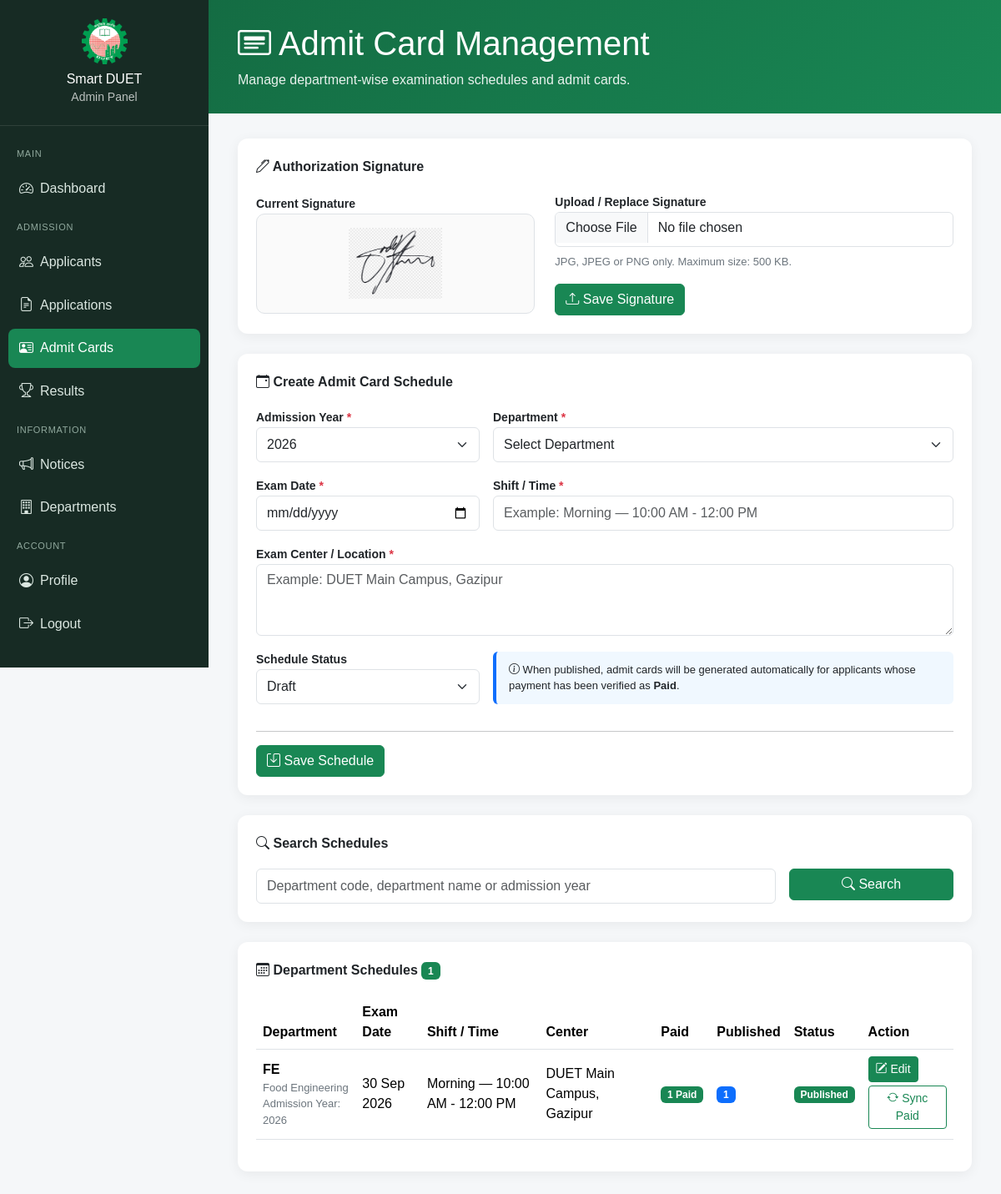
The app's page /admin/admit-cards.php (signed in) with its own data.
### tables this page shows
CREATE TABLE `admit_card_settings` (
  `id` int(10) UNSIGNED NOT NULL,
  `authorization_signature` varchar(255) DEFAULT NULL,
  `updated_at` timestamp NOT NULL DEFAULT current_timestamp() ON UPDATE current_timestamp()
);

CREATE TABLE `admit_card_schedules` (
  `id` int(10) UNSIGNED NOT NULL,
  `admission_year` year(4) NOT NULL,
  `department_id` int(10) UNSIGNED NOT NULL,
  `exam_date` date NOT NULL,
  `exam_shift` varchar(100) NOT NULL,
  `exam_center` varchar(255) NOT NULL,
  `status` enum('draft','published') NOT NULL DEFAULT 'draft',
  `created_at` timestamp NOT NULL DEFAULT current_timestamp(),
  `updated_at` timestamp NOT NULL DEFAULT current_timestamp() ON UPDATE current_timestamp()
);

CREATE TABLE `departments` (
  `id` int(10) UNSIGNED NOT NULL,
  `code` varchar(10) NOT NULL,
  `name` varchar(150) NOT NULL,
  `faculty` varchar(150) NOT NULL,
  `degree` varchar(100) NOT NULL DEFAULT 'B.Sc. Engineering',
  `duration` varchar(50) NOT NULL DEFAULT '4 Years',
  `seats` int(10) UNSIGNED NOT NULL DEFAULT 0,
  `is_active` tinyint(1) NOT NULL DEFAULT 1,
  `created_at` timestamp NOT NULL DEFAULT current_timestamp()
);

### admin/admit-cards.php (the view, shortened to what the rows shown need)
<?php
require_once __DIR__ . '/../includes/functions.php';
global $conn;
$authorizationSignature = null;
$stmt = $conn->prepare("
    SELECT
        authorization_signature
    FROM admit_card_settings
    WHERE id = 1
    LIMIT 1
");
$stmt->execute();
$signatureSetting =
    $stmt->get_result()->fetch_assoc();
if ($signatureSetting) {
    $authorizationSignature =
        $signatureSetting[
            'authorization_signature'
        ];
}
$schedules = [];
$sql = "
    SELECT
        s.id,
        s.admission_year,
        s.department_id,
        s.exam_date,
        s.exam_shift,
        s.exam_center,
        s.status,
        d.code AS department_code,
        d.name AS department_name,
        (
            SELECT COUNT(*)
            FROM applications a
            INNER JOIN payments p
                ON p.application_id = a.id
            WHERE a.department_id = s.department_id
              AND a.admission_year =
                  s.admission_year
              AND p.payment_status = 'paid'
              AND a.status IN (
                  'submitted',
                  'under_review',
                  'accepted'
              )
        ) AS paid_applicants,
        (
            SELECT COUNT(*)
            FROM admit_cards ac
            INNER JOIN applications a2
                ON a2.id = ac.application_id
            WHERE a2.department_id =
                  s.department_id
              AND a2.admission_year =
                  s.admission_year
              AND ac.status = 'published'
        ) AS published_cards
    FROM admit_card_schedules s
    INNER JOIN departments d
        ON d.id = s.department_id
";
$sql .= "
    ORDER BY
        s.admission_year DESC,
        d.id ASC
";
$stmt =
    $conn->prepare($sql);
$stmt->execute();
$result =
    $stmt->get_result();
while ($row = $result->fetch_assoc()) {
    $schedules[] = $row;
}
?>
<!DOCTYPE html>
<html lang="en">
<head>
    <link
        href="https://cdn.jsdelivr.net/npm/bootstrap@5.3.3/dist/css/bootstrap.min.css"
        rel="stylesheet"
    >
    <link
        href="https://cdn.jsdelivr.net/npm/bootstrap-icons@1.11.3/font/bootstrap-icons.css"
        rel="stylesheet"
    >
    <link
        rel="stylesheet"
        href="<?= APP_URL ?>/css/admin.css"
    >
</head>
<body class="admin-body">
<div class="admin-wrapper">
    <main class="admin-main">
        <section class="admin-hero">
            <div>
                <h1>
                    <i class="bi bi-card-heading"></i>
                    Admit Card Management
                </h1>
            </div>
        </section>
        <div class="admin-content">
            <div class="admin-card mb-4">
                <div class="row g-4 align-items-center">
                    <div class="col-md-5">
                        <div
                            class="signature-preview-box"
                        >
                            <?php if (
                                !empty(
                                    $authorizationSignature
                                )
                            ): ?>
                                <img
                                    src="<?= APP_URL ?>/assets/uploads/signatures/<?= e(
                                        basename(
                                            $authorizationSignature
                                        )
                                    ) ?>"
                                    alt="Authorization Signature"
                                >
                            <?php endif; ?>
                        </div>
                    </div>
                </div>
            </div>
            <div class="admin-card">
                <?php if (
                    empty($schedules)
                ): ?>
                    <div class="admin-empty">
                        <i class="bi bi-calendar-x fs-1"></i>
                        <p class="mt-2 mb-0">
                            No admit card schedule found.
                        </p>
                    </div>
                <?php else: ?>
                    <div class="table-responsive">
                        <table class="table align-middle">
                            <thead>
                            <tr>
                                <th>
                                    Department
                                </th>
                                <th>
                                    Exam Date
                                </th>
                                <th>
                                    Shift / Time
                                </th>
                                <th>
                                    Center
                                </th>
                                <th>
                                    Paid
                                </th>
                                <th>
                                    Published
                                </th>
                                <th>
                                    Status
                                </th>
                                <th>
                                    Action
                                </th>
                            </tr>
                            </thead>
                            <tbody>
                            <?php foreach (
                                $schedules
                                as $schedule
                            ): ?>
                                <tr>
                                    <td>
                                        <strong>
                                            <?= e(
                                                $schedule[
                                                    'department_code'
                                                ]
                                            ) ?>
                                        </strong>
                                        <div class="admin-small-text">
                                            <?= e(
                                                $schedule[
                                                    'department_name'
                                                ]
                                            ) ?>
                                        </div>
                                        <div class="admin-small-text">
                                            Admission Year:
                                            <?= e(
                                                $schedule[
                                                    'admission_year'
                                                ]
                                            ) ?>
                                        </div>
                                    </td>
                                    <td>
                                        <?php
                                        $timestamp =
                                            strtotime(
                                                $schedule[
                                                    'exam_date'
                                                ]
                                            );
                                        echo $timestamp
                                            ? e(
                                                date(
                                                    'd M Y',
                                                    $timestamp
                                                )
                                            )
                                            : '-';
                                        ?>
                                    </td>
                                    <td>
                                        <?= e(
                                            $schedule[
                                                'exam_shift'
                                            ]
                                        ) ?>
                                    </td>
                                    <td>
                                        <?= e(
                                            $schedule[
                                                'exam_center'
                                            ]
                                        ) ?>
                                    </td>
                                    <td>
                                        <span
                                            class="badge bg-success"
                                        >
                                            <?= (int)
                                                $schedule[
                                                    'paid_applicants'
                                                ] ?>
                                            Paid
                                        </span>
                                    </td>
                                    <td>
                                        <span
                                            class="badge bg-primary"
                                        >
                                            <?= (int)
                                                $schedule[
                                                    'published_cards'
                                                ] ?>
                                        </span>
                                    </td>
                                    <td>
                                        <?php if (
                                            $schedule[
                                                'status'
                                            ]
                                            === 'published'
                                        ): ?>
                                            <span
                                                class="badge bg-success"
                                            >
                                                Published
                                            </span>
                                        <?php endif; ?>
                                    </td>
                                    <td>
                                        <a
                                            href="<?= APP_URL ?>/admin/admit-cards.php?schedule_id=<?= (int)$schedule['id'] ?>"
                                            class="btn btn-sm btn-admin mb-1"
                                        >
                                            <i class="bi bi-pencil-square"></i>
                                            Edit
                                        </a>
                                        <?php if (
                                            $schedule[
                                                'status'
                                            ]
                                            === 'published'
                                        ): ?>
                                            <form
                                                method="POST"
                                                action="<?= APP_URL ?>/admin/actions/admit_card_action.php"
                                                class="d-inline"
                                            >
                                                <button
                                                    type="submit"
                                                    class="btn btn-sm btn-outline-success mb-1"
                                                    onclick="return confirm('Sync all paid applicants for this department?');"
                                                >
                                                    <i class="bi bi-arrow-repeat"></i>
                                                    Sync Paid
                                                </button>
                                            </form>
                                        <?php endif; ?>
                                    </td>
                                </tr>
                            <?php endforeach; ?>
                            </tbody>
                        </table>
                    </div>
                <?php endif; ?>
            </div>
        </div>
    </main>
</div>
</body>
</html>

### records on screen
admit_card_settings: authorization_signature (picture)
admit_card_schedules: department.code "FE", department.name "Food Engineering", admission_year "2026", exam_date "30 Sep 2026", exam_shift "Morning — 10:00 AM - 12:00 PM", exam_center "DUET Main Campus, Gazipur", schedule "1", status "Published"

### other values on screen
form field admission_year "2026"
